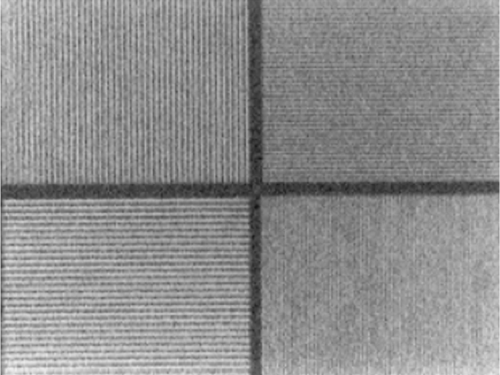
#> input picture phantom_C9FF1H.gif, 500 x 375 px
$ python mtf.py
#> lines starting #> are read from the running program, lines starting #| are printed output that depends on the picture
import numpy as np
import matplotlib.pyplot as plt
from skimage import io, color
from scipy.signal import find_peaks
from scipy.ndimage import uniform_filter
import sys

#ΦΟΡΤΩΣΗ ΕΙΚΟΝΩΝ
# 'phantom_C9FF1H.gif' -> Εικόνα του quadrant phantom (Ενότητα Α)
# 'homogeneity_image_C9FF1A.gif' -> Εικόνα ομογενούς phantom (Ενότητα Β)

try:
    # Οι εικόνες φορτώνονται ως έγχρωμες (RGB) ή ασπρόμαυρες.
    # Για την ανάλυση, τις μετατρέπουμε σε grayscale (ασπρόμαυρη κλίμακα).
    phantom_image_color = io.imread('phantom_C9FF1H.gif')
#> phantom_image_color is the input picture: shape (375, 500, 3); min 21, max 238, mean 141.8
    homogeneity_image_color = io.imread('homogeneity_image_C9FF1A.gif')
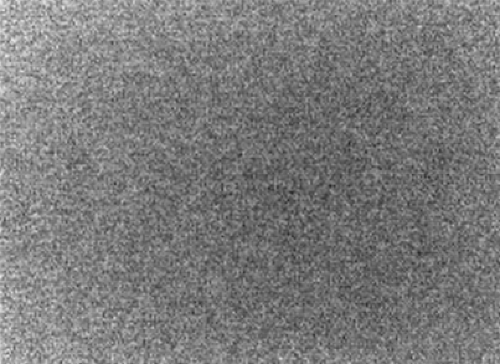
#> input picture homogeneity_image_C9FF1A.gif, 500 x 364 px
#> homogeneity_image_color is the input picture: shape (364, 500, 3); min 35, max 233, mean 122.5

    # Μετατροπή σε grayscale (απαιτείται για αριθμητικές πράξεις).
    # Η io.imread ενδέχεται να φορτώσει την εικόνα ως 3D array ακόμα και αν είναι grayscale.
    if phantom_image_color.ndim == 3:
        phantom_image = color.rgb2gray(phantom_image_color)
    else:
        phantom_image = phantom_image_color.astype(float)

    if homogeneity_image_color.ndim == 3:
        homogeneity_image = color.rgb2gray(homogeneity_image_color)
    else:
        homogeneity_image = homogeneity_image_color.astype(float)


    # Μετατροπή των τιμών pixel στην κλίμακα 0-255 για καλύτερη προσομοίωση της έντασης
    # (αν και η ανάλυση λειτουργεί και με τιμές 0-1)
    phantom_image = (phantom_image * 255).astype(np.uint8)
    homogeneity_image = (homogeneity_image * 255).astype(np.uint8)

except FileNotFoundError:
    print("ΣΦΑΛΜΑ: Βεβαιωθείτε ότι τα αρχεία εικόνας είναι στον ίδιο φάκελο με τον κώδικα.")
    exit()


#ΕΝΟΤΗΤΑ Α: Μέτρηση MTF (Modulation Transfer Function)
print("Α. Μέτρηση MTF γ-κάμερας")
def calculate_average_modulation(profile: np.ndarray) -> tuple:
    """
    Υπολογίζει τη μέση Διαμόρφωση (M) από ένα 1D προφίλ έντασης.
    Χρησιμοποιείται ο τύπος: M = (P_max - P_min) / (P_max + P_min).

    Returns:
        tuple: (μέση διαμόρφωση, P_max_avg, P_min_avg)
        tuple: συλλογή αντικειμένων
    """


    # 1. Εύρεση όλων των τοπικών μεγίστων (P_max)
    # Προσαρμογή παραμέτρων 'distance' και 'prominence' για να εντοπιστούν οι ραβδώσεις
    #profile	Το σήμα εισόδου όπου αναζητούνται οι κορυφές Pmax

    #distance    Η ελάχιστη οριζόντια απόσταση (σε pixels) που πρέπει να υπάρχει μεταξύ δύο διαδοχικών κορυφών.	1	Η τιμή 1 απενεργοποιεί
    # ουσιαστικά το κριτήριο απόστασης. Κάθε σημείο μπορεί να είναι κορυφή, εφόσον ικανοποιεί το κριτήριο της prominence (προεξοχής)

    #prominence	Η ελάχιστη κάθετη διαφορά (σε μονάδες έντασης) μεταξύ της κορυφής και του χαμηλότερου σημείου της κοιλάδας πριν και μετά την κορυφή.
    #20	Βοηθάει στον αποκλεισμό του μικρού τυχαίου θορύβου.
    #Μόνο οι κορυφές που έχουν "πτώση" τουλάχιστον 20 μονάδων έντασης από την κορυφή μέχρι την επόμενη κοιλάδα θεωρούνται πραγματικές ράβδοι.
    peaks_indices, _ = find_peaks(profile, distance=1, prominence=20) #Βρίσκει τις θέσεις των τοπικών μεγίστων (κορυφές) στο προφίλ P.
    #Τα μέγιστα αντιστοιχούν στην ένταση των λευκών γραμμών (Pmax)


    #πίνακας που περιέχει μόνο τις τιμές των τοπικών μεγίστων
    p_max_values = profile[peaks_indices]


    # 2. Εύρεση όλων των τοπικών ελαχίστων (P_min)
    #Βρίσκει τις θέσεις των τοπικών ελαχίστων (κοιλίες) αναζητώντας τα μέγιστα του αρνητικού προφίλ.
    # #Τα ελάχιστα αντιστοιχούν στην ένταση των μαύρων γραμμών (Pmin).
    troughs_indices, _ = find_peaks(-profile, distance=1, prominence=20)

    #πίνακας που περιέχει μόνο τις τιμές των τοπικών ελαχίστων
    p_min_values = profile[troughs_indices]


#Χρειαζόμαστε τουλάχιστον δύο κορυφές για να υπολογίσουμε έναν αξιόπιστο μέσο όρο Pmax και να επιβεβαιώσουμε ότι
# το προφίλ περιέχει τουλάχιστον ένα πλήρες ζεύγος γραμμών (μία λευκή και η επόμενη).
    if len(p_max_values) < 2 or len(p_min_values) < 2:
        print("Προσοχή: Δεν εντοπίστηκαν αρκετά ζεύγη γραμμών στο προφίλ. Ελέγξτε τις παραμέτρους.")
        return 0.0, 0.0, 0.0

    # 3. Υπολογισμός μέσων τιμών
    #Υπολογίζει τη μέση τιμή όλων των Pax που βρέθηκαν.Βοηθάει στην αντιμετώπιση του θορύβου, δίνοντας μια πιο σταθερή τιμή για τις λευκές ράβδους.
    P_max_avg = np.mean(p_max_values)

    P_min_avg = np.mean(p_min_values)

    # 4. Υπολογισμός της Μέσης Διαμόρφωσης
    if (P_max_avg + P_min_avg) != 0:
        #Υπολογίζει τη Μέση Διαμόρφωση (M) 3 εφαρμόζοντας τον τύπο του contrast στο πεδίο έντασης.
        #Αυτό είναι το αριθμητικό αποτέλεσμα της MTF για τη συγκεκριμένη χωρική συχνότητα.
        modulation = (P_max_avg - P_min_avg) / (P_max_avg + P_min_avg)
    else:
        modulation = 0.0

    return modulation, P_max_avg, P_min_avg, peaks_indices, troughs_indices

#Εξαγωγή Προφίλ (για το Κάτω Αριστερό Τεταρτημόριο, όπου ειναι η μπλε γραμμή)
# Σύμφωνα με το Σχήμα 1(α), το κάτω αριστερό τεταρτημόριο έχει οριζόντιες ραβδώσεις.
# Το προφίλ πρέπει να είναι ΚΑΘΕΤΟ σε αυτές, δηλαδή κατακόρυφο (όπως η μπλε γραμμή).
height, width = phantom_image.shape
#> height = 375; width = 500
mid_h, mid_w = height // 2, width // 2 #Ορίζει το κέντρο της εικόνας για να στοχεύσει το Κάτω Αριστερό τεταρτημόριο 5lp/mm.
#> mid_h = 187; mid_w = 250

# Επιλέγουμε το κάτω αριστερό τεταρτημόριο (Horizontal Stripes: 5 lp/mm)
# Λαμβάνουμε ένα κατακόρυφο προφίλ στο κέντρο αυτού του τεταρτημορίου.
#Επιλέγει ένα κατακόρυφο τμήμα της εικόνας (μια στήλη) από το κάτω αριστερό τεταρτημόριο.
# Αυτό γίνεται γιατί οι ραβδώσεις εκεί είναι οριζόντιες και το προφίλ πρέπει να είναι κάθετο σε αυτές.
profile_column = phantom_image[mid_h + 10 : height - 10, mid_w // 2]
#> profile_column = 168 values, max 213 at index 164, min 92 at index 0, mean 155.4


spatial_frequency = '5 lp/mm' # Σύμφωνα με την εκφώνηση: 7, 6, 5, 4 lp/mm

modulation_result, P_max_avg, P_min_avg, peaks_idx, troughs_idx = calculate_average_modulation(profile_column)
#> in calculate_average_modulation, `peaks_indices, _ = find_peaks(profile, distance=1, prominence=20)`: peaks_indices = 25 values from 3 to 164
#> in calculate_average_modulation, `p_max_values = profile[peaks_indices]`: p_max_values = 25 values, max 213 at index 24, min 161 at index 3, mean 180.3
#> in calculate_average_modulation, `troughs_indices, _ = find_peaks(-profile, distance=1, prominence=20)`: troughs_indices = 24 values from 7 to 161
#> in calculate_average_modulation, `p_min_values = profile[troughs_indices]`: p_min_values = 24 values, max 149 at index 23, min 107 at index 2, mean 129.9
#> in calculate_average_modulation, `P_max_avg = np.mean(p_max_values)`: P_max_avg = 180.3
#> in calculate_average_modulation, `P_min_avg = np.mean(p_min_values)`: P_min_avg = 129.9
#> in calculate_average_modulation, `modulation = (P_max_avg - P_min_avg) / (P_max_avg + P_min_avg)`: modulation = 0.162
#> modulation_result = 0.162; P_max_avg = 180.3; P_min_avg = 129.9; peaks_idx = 25 values from 3 to 164; troughs_idx = 24 values from 7 to 161

print(f"Ανάλυση για το τεταρτημόριο με χωρική συχνότητα: **{spatial_frequency}**")
print(f"Μέση τιμή P_max: {P_max_avg:.2f}")
#| Μέση τιμή P_max: 180.28
print(f"Μέση τιμή P_min: {P_min_avg:.2f}")
#| Μέση τιμή P_min: 129.92
print(f"Μέση Διαμόρφωση (Modulation): {modulation_result:.4f}")
#| Μέση Διαμόρφωση (Modulation): 0.1624

# --- Οπτικοποίηση ---
# 1. Εικόνα του phantom με σημειωμένο το προφίλ
plt.figure(figsize=(12, 5))
plt.subplot(1, 2, 1)
plt.imshow(phantom_image, cmap='gray')
plt.title('Σχήμα 1(α): Quadrant Phantom')
plt.plot([mid_w // 2, mid_w // 2], [mid_h + 10, height - 10], 'b-', linewidth=2, label='Προφίλ P (Κάθετο)')
plt.xlim(0, width)
plt.ylim(height, 0)
plt.legend()

# 2. Το προφίλ P με τα εντοπισμένα P_max και P_min
plt.subplot(1, 2, 2)
plt.plot(profile_column, label='Προφίλ Έντασης P')
# Σχεδιάζουμε τα εντοπισμένα ακρότατα
plt.plot(peaks_idx, profile_column[peaks_idx], 'o', color='red', label='Pmax (Εντοπίστηκε)')
plt.plot(troughs_idx, profile_column[troughs_idx], 'o', color='blue', label='Pmin (Εντοπίστηκε)')
plt.title('Σχήμα 1(β) (Προσομοίωση): Προφίλ Έντασης P')
plt.xlabel('Pixel')
plt.ylabel('Ένταση')
plt.grid(True)
plt.legend()
plt.tight_layout()
plt.show()
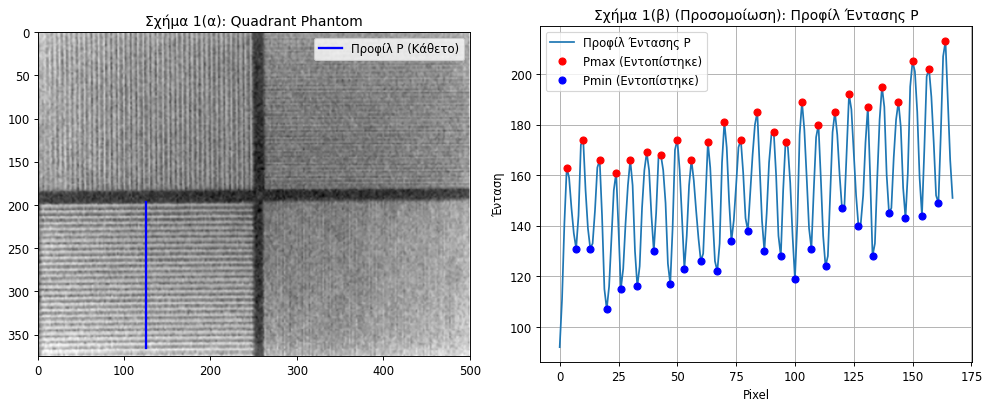
#> figure drawn by matplotlib, 2 panels; panel 2: curve peaks at x = 164, y = 213; panel 2: curve peaks at x = 164, y = 213; panel 2: curve peaks at x = 161, y = 149
print("-" * 50)


#ΕΝΟΤΗΤΑ Β: Μέτρηση της Ανομοιογένειας Πεδίου γ-κάμερας ---
print("Β. Μέτρηση της ανομοιογένειας πεδίου γ-κάμερας")
import numpy as np
import matplotlib.pyplot as plt
import sys # Απαραίτητο για το sys.stdout.flush()

# ... (Υποθέτουμε ότι οι image, homogeneity_image, κλπ. έχουν φορτωθεί σωστά στην αρχή του αρχείου)

def calculate_field_nonuniformity(image: np.ndarray, kernel_size: int = 13):
    """
    Υπολογίζει την ανομοιογένεια πεδίου (Non-uniformity) σύμφωνα με την εκφώνηση,
    προσθέτοντας και τη Μέση Σχετική Ανομοιογένεια.
    """

    # 1. Υπολογισμός της μέσης τιμής A(p) σε τετράγωνο πλευράς 13 pixel
    print(f"Εφαρμογή φίλτρου μέσου όρου {kernel_size}x{kernel_size}...")
    #Υπολογίζει τη μέση τιμή A(p) της εικόνας I σε ένα τετράγωνο πλευράς 13 pixel.
    #Εφαρμόζει ένα φίλτρο που υπολογίζει τον μέσο όρο των τιμών pixel σε μια συγκεκριμένη γειτονιά.
    #Εξομάλυνση Θορύβου: Αφαιρεί τον τυχαίο θόρυβο (shot noise) της γ-κάμερας για να αποκαλυφθεί η υποκείμενη μη ομοιογένεια του ανιχνευτή.
    A_p = uniform_filter(image, size=kernel_size)#Η πλευρά του τετραγωνικού "παραθύρου" (kernel) πάνω στο οποίο υπολογίζεται ο μέσος όρος.

    # 2. Υπολογισμός A_min και A_max
    #Βρίσκει τη μέγιστη και ελάχιστη τιμή στην ομαλοποιημένη εικόνα A(p).Αυτές οι τιμές ορίζουν το εύρος της ανομοιογένειας του πεδίου.
    A_max = np.max(A_p)
    A_min = np.min(A_p)

    # 3. Εύρεση των συντεταγμένων των A_min και A_max (πρώτο σημείο εμφάνισης)
    max_coords_flat_idx = np.argmax(A_p) #ελάχιστο pixel στον πίνακα Ap.
    #Βρίσκει τις συντεταγμένες (σειρά, στήλη) του pixel όπου εμφανίζεται το Amax.Εντοπίζει το πιο "θερμό" (hot spot) σημείο στην ομαλοποιημένη εικόνα.
    max_coords = np.unravel_index(max_coords_flat_idx, A_p.shape)

    min_coords_flat_idx = np.argmin(A_p)
    min_coords = np.unravel_index(min_coords_flat_idx, A_p.shape) #διδιάστατες συντεταγμένες (σειρά, στήλη) του ελάχιστου pixel.

    # 4. Υπολογισμός της Ανομοιογένειας Εύρους
    # Τύπος: (A_max - A_min) / A_max
    if A_max != 0:
        range_non_uniformity = (A_max - A_min) / A_max
    else:
        range_non_uniformity = 0.0


    #ΥΠΟΛΟΓΙΣΜΟΣ ΜΕΣΗΣ ΣΧΕΤΙΚΗΣ ΑΝΟΜΟΙΟΓΕΝΕΙΑΣ
    # 5. Υπολογισμός Γενικού Μέσου Όρου (I_bar) της αρχικής εικόνας I
    I_bar = np.mean(image)

    # 6. Υπολογισμός της Σχετικής Τοπικής Ανομοιογένειας R(p) για κάθε σημείο: R(p) = |A(p) - I_bar| / I_bar
    if I_bar != 0:
        relative_local_non_uniformity = np.abs(A_p - I_bar) / I_bar
    else:
        relative_local_non_uniformity = np.zeros_like(A_p)

    # 7. Υπολογισμός της Μέσης Σχετικής Ανομοιογένειας (R_bar)
    mean_relative_non_uniformity = np.mean(relative_local_non_uniformity)

    # Εκτύπωση Αποτελεσμάτων
    print("\nΑΠΟΤΕΛΕΣΜΑΤΑ ΑΝΟΜΟΙΟΓΕΝΕΙΑΣ ΕΥΡΟΥΣ")
    print(f"Μέγιστη Ομαλοποιημένη Τιμή (A_{{\max}}): {A_max:.2f} (Συντεταγμένες: {max_coords[::-1]} - [στήλη, σειρά])")
    print(f"Ελάχιστη Ομαλοποιημένη Τιμή (A_{{\min}}): {A_min:.2f} (Συντεταγμένες: {min_coords[::-1]} - [στήλη, σειρά])")
    print(f"Ανομοιογένεια Εύρους: (A_max - A_min) / A_max = **{range_non_uniformity:.4f}**")

    print("\nΑΠΟΤΕΛΕΣΜΑΤΑ ΜΕΣΗΣ ΣΧΕΤΙΚΗΣ ΑΝΟΜΟΙΟΓΕΝΕΙΑΣ ---")
    print(f"Γενικός Μέσος Όρος Εικόνας (I_bar): {I_bar:.2f}")
    print(f"Μέση Σχετική Ανομοιογένεια: **{mean_relative_non_uniformity:.4f}**")


    #Αναγκάζει την έξοδο να εμφανιστεί αμέσως στο Terminal
    sys.stdout.flush()
    # --- Οπτικοποίηση (Σχεδιάστε την εικόνα Ι και τα δύο pixels)
    plt.figure(figsize=(10, 6))

    # Η αρχική εικόνα I
    plt.imshow(image, cmap='gray')
    plt.colorbar(label='Ένταση I')
    plt.title(f'Εικόνα I Ομογενούς Phantom & Σημεία A_{{\max}}, A_{{\min}}')

    # Σχεδιάζουμε τα σημεία A_max και A_min στην αρχική εικόνα I
    # Σημείωση: το imshow χρησιμοποιεί συντεταγμένες (σειρά, στήλη)
    plt.plot(max_coords[1], max_coords[0], 'rx', markersize=15, linewidth=2, label=f'A_{{\max}} ({A_max:.2f})')
    plt.plot(min_coords[1], min_coords[0], 'b+', markersize=15, linewidth=2, label=f'A_{{\min}} ({A_min:.2f})')
    plt.legend()
    plt.show()


# Εκτέλεση της ανάλυσης ανομοιογένειας
calculate_field_nonuniformity(homogeneity_image, kernel_size=13)
#> in calculate_field_nonuniformity, `A_p = uniform_filter(image, size=kernel_size)#Η πλευρά του τετραγωνικο..`:
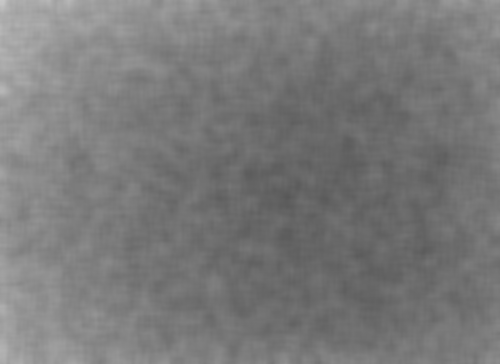
#> A_p: shape (364, 500); min 87, max 200, mean 121.5
#> in calculate_field_nonuniformity, `A_max = np.max(A_p)`: A_max = 200
#> in calculate_field_nonuniformity, `A_min = np.min(A_p)`: A_min = 87
#> in calculate_field_nonuniformity, `max_coords_flat_idx = np.argmax(A_p)`: max_coords_flat_idx = 0
#> in calculate_field_nonuniformity, `max_coords = np.unravel_index(max_coords_flat_idx, A_p.shape)`: max_coords = (0, 0)
#> in calculate_field_nonuniformity, `min_coords_flat_idx = np.argmin(A_p)`: min_coords_flat_idx = 98787
#> in calculate_field_nonuniformity, `min_coords = np.unravel_index(min_coords_flat_idx, A_p.shape)`: min_coords = (197, 287)
#> in calculate_field_nonuniformity, `range_non_uniformity = (A_max - A_min) / A_max`: range_non_uniformity = 0.565
#> in calculate_field_nonuniformity, `I_bar = np.mean(image)`: I_bar = 122.4
#> in calculate_field_nonuniformity, `relative_local_non_uniformity = np.abs(A_p - I_bar) / I_bar`:
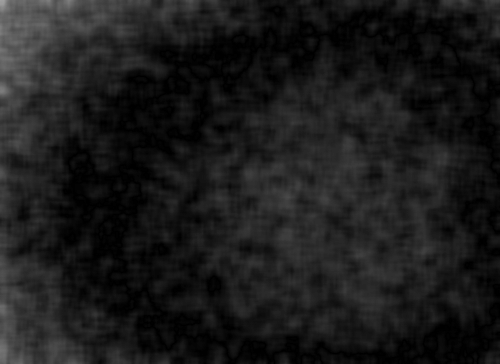
#> relative_local_non_uniformity: shape (364, 500) float64; min 0.00316, max 0.634, mean 0.107
#> in calculate_field_nonuniformity, `mean_relative_non_uniformity = np.mean(relative_local_non_uniformity)`: mean_relative_non_uniformity = 0.107
#| Μέγιστη Ομαλοποιημένη Τιμή (A_{\max}): 200.00 (Συντεταγμένες: (0, 0) - [στήλη, σειρά])
#| Ελάχιστη Ομαλοποιημένη Τιμή (A_{\min}): 87.00 (Συντεταγμένες: (287, 197) - [στήλη, σειρά])
#| Ανομοιογένεια Εύρους: (A_max - A_min) / A_max = **0.5650**
#| Γενικός Μέσος Όρος Εικόνας (I_bar): 122.39
#| Μέση Σχετική Ανομοιογένεια: **0.1071**
#> in calculate_field_nonuniformity, `plt.show()`:
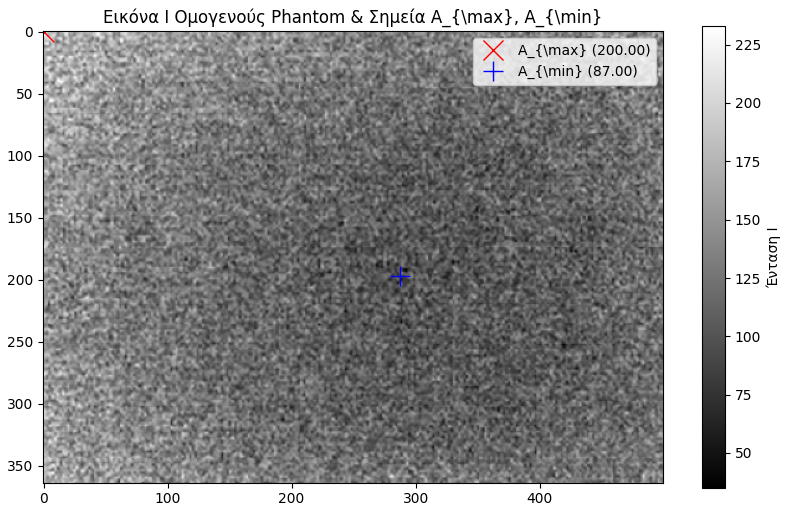
#> figure drawn by matplotlib, 2 panels
print("-" * 50)
